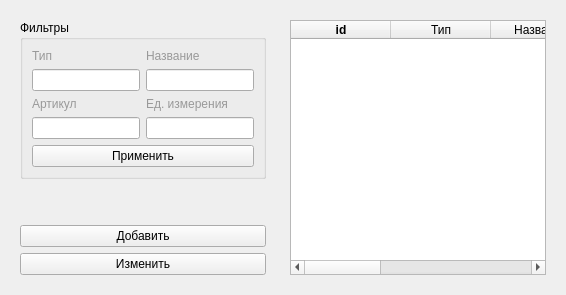
            <widget class="QWidget" name="tab_7">
             <attribute name="title">
              <string>ЗИП</string>
             </attribute>
             <layout class="QHBoxLayout" name="horizontalLayout_2">
              <item>
               <widget class="QWidget" name="widget_10" native="true">
                <property name="maximumSize">
                 <size>
                  <width>400</width>
                  <height>16777215</height>
                 </size>
                </property>
                <layout class="QVBoxLayout" name="verticalLayout_14">
                 <item>
                  <widget class="QGroupBox" name="groupBox_6">
                   <property name="maximumSize">
                    <size>
                     <width>16777215</width>
                     <height>200</height>
                    </size>
                   </property>
                   <property name="title">
                    <string>Фильтры</string>
                   </property>
                   <layout class="QGridLayout" name="gridLayout_7">
                    <item row="2" column="0" colspan="2">
                     <widget class="QLabel" name="label_11">
                      <property name="styleSheet">
                       <string notr="true">color: rgb(153, 153, 153);</string>
                      </property>
                      <property name="text">
                       <string>Тип</string>
                      </property>
                      <property name="margin">
                       <number>4</number>
                      </property>
                     </widget>
                    </item>
                    <item row="2" column="2">
                     <widget class="QLabel" name="label_9">
                      <property name="styleSheet">
                       <string notr="true">color: rgb(153, 153, 153);</string>
                      </property>
                      <property name="text">
                       <string>Название</string>
                      </property>
                      <property name="margin">
                       <number>4</number>
                      </property>
                     </widget>
                    </item>
                    <item row="14" column="0" colspan="3">
                     <widget class="QPushButton" name="acceptFilterWorkStatusBtn_3">
                      <property name="text">
                       <string>Применить</string>
                      </property>
                     </widget>
                    </item>
                    <item row="5" column="0" colspan="2">
                     <widget class="QLabel" name="label_12">
                      <property name="styleSheet">
                       <string notr="true">color: rgb(153, 153, 153);</string>
                      </property>
                      <property name="text">
                       <string>Артикул</string>
                      </property>
                      <property name="margin">
                       <number>4</number>
                      </property>
                     </widget>
                    </item>
                    <item row="5" column="2">
                     <widget class="QLabel" name="label_14">
                      <property name="styleSheet">
                       <string notr="true">color: rgb(153, 153, 153);</string>
                      </property>
                      <property name="text">
                       <string>Ед. измерения</string>
                      </property>
                      <property name="margin">
                       <number>4</number>
                      </property>
                     </widget>
                    </item>
                    <item row="3" column="2">
                     <widget class="QLineEdit" name="lineEdit_11"/>
                    </item>
                    <item row="3" column="0" colspan="2">
                     <widget class="QLineEdit" name="lineEdit_12"/>
                    </item>
                    <item row="9" column="2">
                     <widget class="QLineEdit" name="lineEdit_16"/>
                    </item>
                    <item row="9" column="0" colspan="2">
                     <widget class="QLineEdit" name="lineEdit_14"/>
                    </item>
                   </layout>
                  </widget>
                 </item>
                 <item>
                  <spacer name="verticalSpacer_3">
                   <property name="orientation">
                    <enum>Qt::Vertical</enum>
                   </property>
                   <property name="sizeHint" stdset="0">
                    <size>
                     <width>20</width>
                     <height>40</height>
                    </size>
                   </property>
                  </spacer>
                 </item>
                 <item>
                  <widget class="QPushButton" name="createZipBtn">
                   <property name="text">
                    <string>Добавить</string>
                   </property>
                  </widget>
                 </item>
                 <item>
                  <widget class="QPushButton" name="updateZipBtn">
                   <property name="text">
                    <string>Изменить</string>
                   </property>
                  </widget>
                 </item>
                </layout>
               </widget>
              </item>
              <item>
               <widget class="QWidget" name="widget_11" native="true">
                <layout class="QVBoxLayout" name="verticalLayout_16">
                 <item>
                  <widget class="QTableWidget" name="ZipTableWidget">
                   <property name="layoutDirection">
                    <enum>Qt::LeftToRight</enum>
                   </property>
                   <property name="styleSheet">
                    <string notr="true"/>
                   </property>
                   <property name="editTriggers">
                    <set>QAbstractItemView::NoEditTriggers</set>
                   </property>
                   <property name="alternatingRowColors">
                    <bool>false</bool>
                   </property>
                   <property name="selectionBehavior">
                    <enum>QAbstractItemView::SelectRows</enum>
                   </property>
                   <attribute name="horizontalHeaderCascadingSectionResizes">
                    <bool>true</bool>
                   </attribute>
                   <attribute name="horizontalHeaderShowSortIndicator" stdset="0">
                    <bool>true</bool>
                   </attribute>
                   <attribute name="horizontalHeaderStretchLastSection">
                    <bool>false</bool>
                   </attribute>
                   <column>
                    <property name="text">
                     <string>id</string>
                    </property>
                    <property name="font">
                     <font>
                      <weight>75</weight>
                      <bold>true</bold>
                     </font>
                    </property>
                    <property name="textAlignment">
                     <set>AlignCenter</set>
                    </property>
                   </column>
                   <column>
                    <property name="text">
                     <string>Тип</string>
                    </property>
                    <property name="textAlignment">
                     <set>AlignCenter</set>
                    </property>
                   </column>
                   <column>
                    <property name="text">
                     <string>Название</string>
                    </property>
                    <property name="textAlignment">
                     <set>AlignCenter</set>
                    </property>
                   </column>
                   <column>
                    <property name="text">
                     <string>Артикул</string>
                    </property>
                    <property name="textAlignment">
                     <set>AlignCenter</set>
                    </property>
                   </column>
                   <column>
                    <property name="text">
                     <string>Ед. измерения</string>
                    </property>
                    <property name="textAlignment">
                     <set>AlignCenter</set>
                    </property>
                   </column>
                   <column>
                    <property name="text">
                     <string>Активно</string>
                    </property>
                    <property name="textAlignment">
                     <set>AlignCenter</set>
                    </property>
                   </column>
                  </widget>
                 </item>
                </layout>
               </widget>
              </item>
             </layout>
            </widget>
